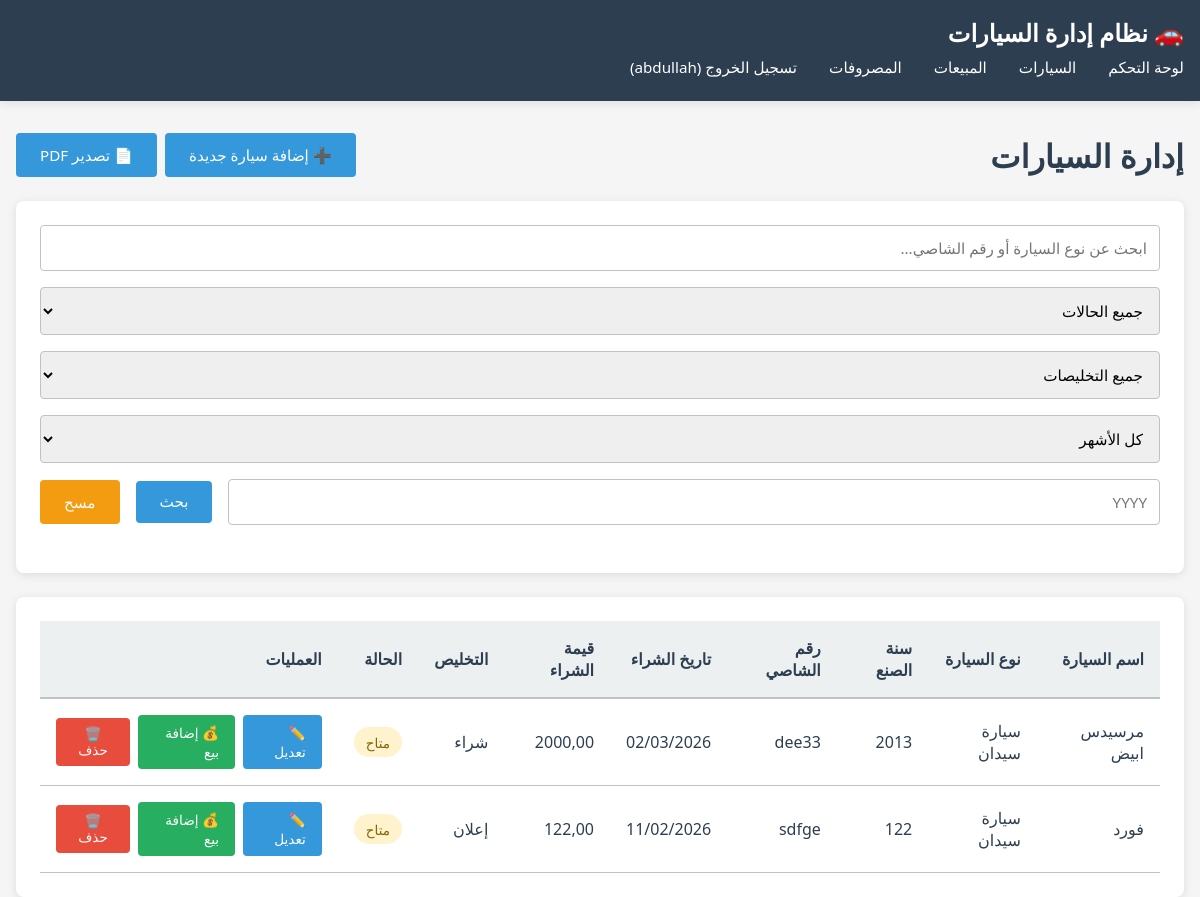
/cars/ (signed in), run on an earlier commit of the app's database.
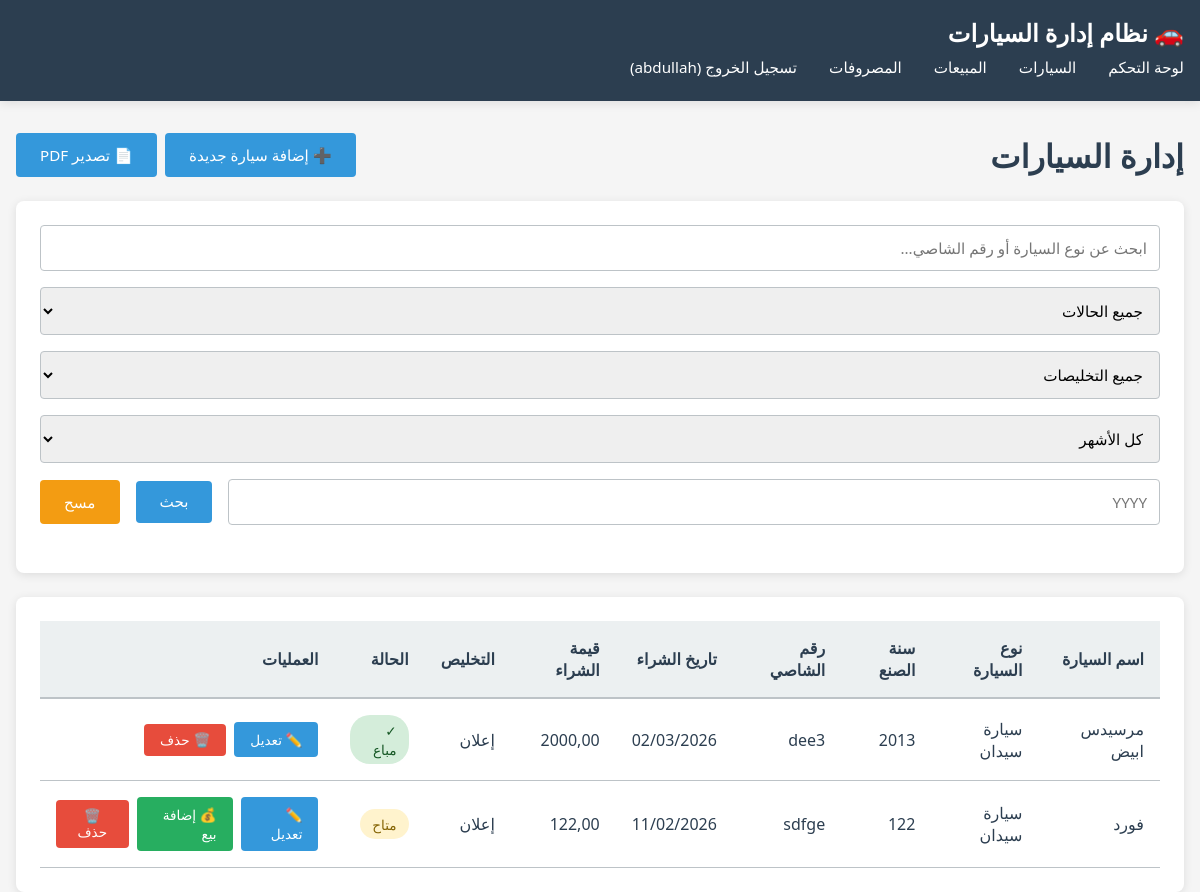
And on a later commit of the database.
### car_app/models.py (models this page shows, shortened)
class Car(models.Model):
    CAR_TYPE_CHOICES = [
        ('sedan', 'سيارة سيدان'),
        ('suv', 'سيارة SUV'),
        ('truck', 'شاحنة'),
        ('van', 'فان'),
        ('coupe', 'كوبيه'),
        ('hatchback', 'هاتشباك'),
    ]
    CLEARANCE_CHOICES = [
        ('purchase', 'شراء'),
        ('auction', 'إعلان'),
    ]
    STATUS_CHOICES = [
        ('available', 'غير مباع'),
        ('sold', 'مباع'),
    ]
    user = models.ForeignKey(User, on_delete=models.CASCADE, related_name='cars')
    name = models.CharField(max_length=150, verbose_name='اسم السيارة', null=True, blank=True, default='')
    car_type = models.CharField(max_length=50, choices=CAR_TYPE_CHOICES)
    year = models.IntegerField()
    chassis_number = models.CharField(max_length=50, unique=True)
    purchase_date = models.DateField()
    purchase_value = models.DecimalField(max_digits=12, decimal_places=2)
    clearance_type = models.CharField(max_length=20, choices=CLEARANCE_CHOICES)
    status = models.CharField(max_length=20, choices=STATUS_CHOICES, default='available')
    created_at = models.DateTimeField(auto_now_add=True)
    updated_at = models.DateTimeField(auto_now=True)
    class Meta:
        ordering = ['-created_at']

### car_app/views.py (the view)
# urls.py: path('cars/', views.car_list, name='car_list'),
@login_required
def car_list(request):
    cars = Car.objects.filter(user=request.user)
    search_query = request.GET.get('search')
    if search_query:
        cars = cars.filter(Q(car_type__icontains=search_query) |
                          Q(chassis_number__icontains=search_query))
    status_filter = request.GET.get('status')
    if status_filter:
        cars = cars.filter(status=status_filter)
    clearance_filter = request.GET.get('clearance')
    if clearance_filter:
        cars = cars.filter(clearance_type=clearance_filter)
    month_filter = request.GET.get('month')
    year_filter = request.GET.get('year')
    try:
        if month_filter:
            month_int = int(month_filter)
            cars = cars.filter(purchase_date__month=month_int)
        if year_filter:
            year_int = int(year_filter)
            cars = cars.filter(purchase_date__year=year_int)
    except ValueError:
        month_filter = None
        year_filter = None
    context = {
        'cars': cars,
        'search_query': search_query or '',
        'status_filter': status_filter or '',
        'clearance_filter': clearance_filter or '',
        'month_filter': month_filter or '',
        'year_filter': year_filter or '',
    }
    return render(request, 'car_app/car_list.html', context)

### car_app/templates/car_app/car_list.html (shortened to what this page needs)
{% extends 'base.html' %}
{% block content %}
<div class="d-flex justify-between align-center mb-3" style="flex-wrap: wrap; gap: 1rem;">
    <h1>إدارة السيارات</h1>
    <div style="display: flex; gap: 0.5rem; flex-wrap: wrap;">
        <a href="{% url 'add_car' %}" class="btn btn-primary">➕ إضافة سيارة جديدة</a>
        <a href="{% url 'export_cars_pdf' %}?search={{ search_query }}&status={{ status_filter }}&clearance={{ clearance_filter }}" class="btn btn-info" title="تصدير إلى PDF">📄 تصدير PDF</a>
    </div>
</div>
<div class="table-container mb-3">
    <form method="get" class="search-filter">
        <input type="text" name="search" id="searchInput" class="form-control" placeholder="ابحث عن نوع السيارة أو رقم الشاصي..." value="{{ search_query }}">
        <select name="status" id="statusFilter" class="form-control">
            <option value="">جميع الحالات</option>
        </select>
        <select name="clearance" id="clearanceFilter" class="form-control">
            <option value="">جميع التخليصات</option>
        </select>
        <select name="month" id="monthFilter" class="form-control">
            <option value="">كل الأشهر</option>
        </select>
        <input type="number" name="year" id="yearFilter" class="form-control" placeholder="YYYY" value="{{ year_filter }}">
        <button type="submit" class="btn btn-primary">بحث</button>
        <a href="{% url 'car_list' %}" class="btn btn-warning">مسح</a>
    </form>
</div>
<div class="table-container">
    {% if cars %}
    <table>
        <thead>
            <tr>
                <th>اسم السيارة</th>
                <th>نوع السيارة</th>
                <th>سنة الصنع</th>
                <th>رقم الشاصي</th>
                <th>تاريخ الشراء</th>
                <th>قيمة الشراء</th>
                <th>التخليص</th>
                <th>الحالة</th>
                <th>العمليات</th>
            </tr>
        </thead>
        <tbody>
            {% for car in cars %}
            <tr>
                <td>{{ car.name }}</td>
                <td>{{ car.get_car_type_display }}</td>
                <td>{{ car.year }}</td>
                <td>{{ car.chassis_number }}</td>
                <td>{{ car.purchase_date|date:"d/m/Y" }}</td>
                <td>{{ car.purchase_value|floatformat:2 }}</td>
                <td>{{ car.get_clearance_type_display }}</td>
                <td>
                    {% if car.status == 'sold' %}
                        <span class="badge badge-success">✓ مباع</span>
                    {% else %}
                        <span class="badge badge-warning">متاح</span>
                    {% endif %}
                </td>
                <td>
                    <div class="btn-group">
                        <a href="{% url 'edit_car' car.id %}" class="btn btn-primary btn-small">✏️ تعديل</a>
                        {% if car.status == 'available' %}
                            <a href="{% url 'add_sale' car.id %}" class="btn btn-success btn-small">💰 إضافة بيع</a>
                        {% endif %}
                        <form method="post" action="{% url 'delete_car' car.id %}" style="display: inline;">
                            <button type="submit" class="btn btn-danger btn-small" onclick="return confirm('هل أنت متأكد؟')">🗑️ حذف</button>
                        </form>
                    </div>
                </td>
            </tr>
            {% endfor %}
        </tbody>
    </table>
    {% else %}
    <p class="text-center">لا توجد سيارات مضافة حتى الآن.</p>
    {% endif %}
</div>
{% endblock %}

What changed in the data, as far as the page shows it:
changed Car "مرسيدس ابيض": chassis_number "dee33" → "dee3"; clearance_type "شراء" → "إعلان"; status "متاح 💰 إضافة بيع" → "✓ مباع"
